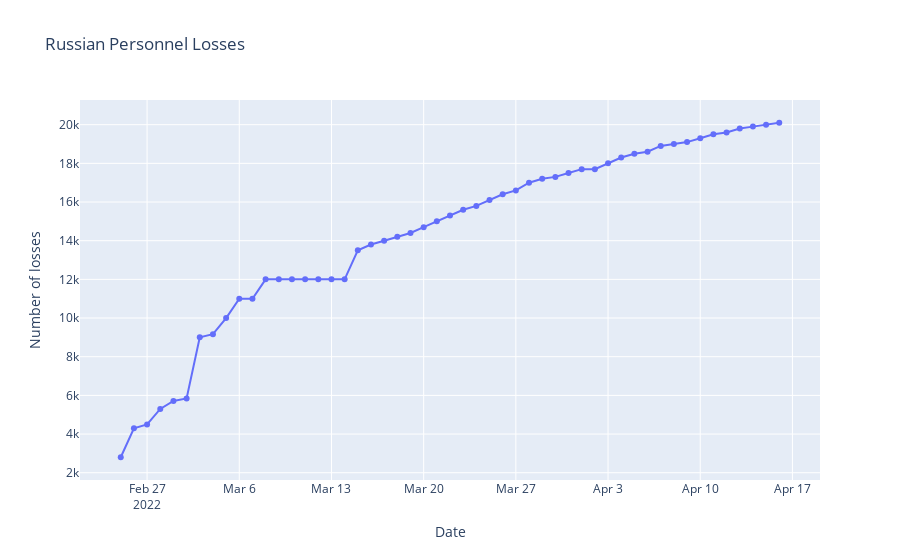

Notebook code for this chart:
### Code cell
x, y = personnel_loss['date'], personnel_loss['personnel']

fig = go.Figure()

fig.add_trace(go.Scatter(x=x, y=y, mode='lines+markers', name='lines+markers'))
fig.update_layout(title='Russian Personnel Losses',yaxis_title='Number of losses',
                 xaxis_title='Date')

fig.show()

### Figure 1 — Plotly figure (JSON) as saved in the notebook; plotly's stock layout.template omitted (floating-point values rounded to 4 significant figures)
{"data": [{"mode": "lines+markers", "name": "lines+markers", "type": "scatter", "x": ["2022-02-25", "2022-02-26", "2022-02-27", "2022-02-28", "2022-03-01", "2022-03-02", "2022-03-03", "2022-03-04", "2022-03-05", "2022-03-06", "2022-03-07", "2022-03-08", "2022-03-09", "2022-03-10", "2022-03-11", "2022-03-12", "2022-03-13", "2022-03-14", "2022-03-15", "2022-03-16", "2022-03-17", "2022-03-18", "2022-03-19", "2022-03-20", "2022-03-21", "2022-03-22", "2022-03-23", "2022-03-24", "2022-03-25", "2022-03-26", "2022-03-27", "2022-03-28", "2022-03-29", "2022-03-30", "2022-03-31", "2022-04-01", "2022-04-02", "2022-04-03", "2022-04-04", "2022-04-05", "2022-04-06", "2022-04-07", "2022-04-08", "2022-04-09", "2022-04-10", "2022-04-11", "2022-04-12", "2022-04-13", "2022-04-14", "2022-04-15", "2022-04-16"], "y": [2800, 4300, 4500, 5300, 5710, 5840, 9000, 9166, 10000, 11000, 11000, 12000, 12000, 12000, 12000, 12000, 12000, 12000, 13500, 13800, 14000, 14200, 14400, 14700, 15000, 15300, 15600, 15800, 16100, 16400, 16600, 17000, 17200, 17300, 17500, 17700, 17700, 18000, 18300, 18500, 18600, 18900, 19000, 19100, 19300, 19500, 19600, 19800, 19900, 20000, 20100]}], "layout": {"title": {"text": "Russian Personnel Losses"}, "xaxis": {"title": {"text": "Date"}}, "yaxis": {"title": {"text": "Number of losses"}}}}
